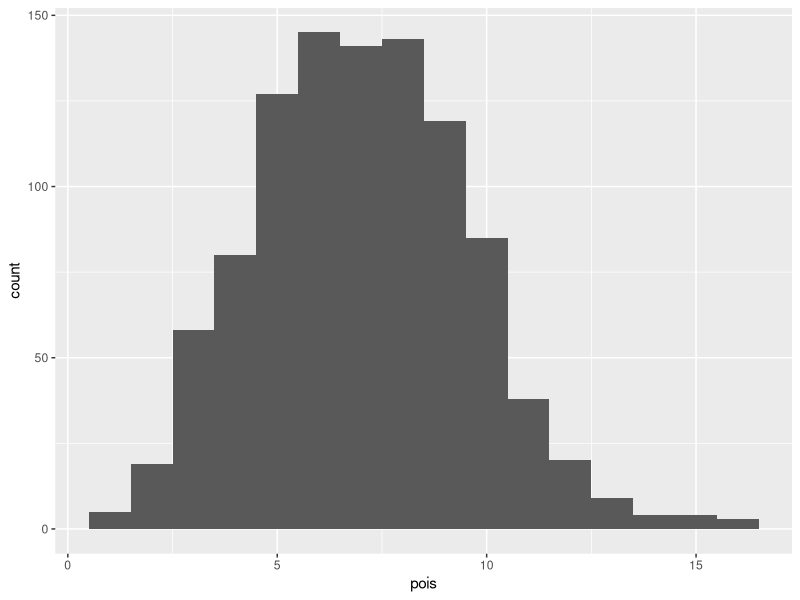

This figure's R source:
library(tidyverse)

# poisson
pois <- rpois(1000, lambda = 7)
# normal
norm <- rnorm(1000, mean = 0, sd = 1)
# binomial
bin <- rbinom(1000, 500, 0.5) / 500
# chisq
chisq <- rchisq(1000, df = 1, ncp = 0)

probs <- data.frame(pois, norm, bin, chisq)

ggplot(probs, aes(x = pois)) + geom_histogram(binwidth = 1)
